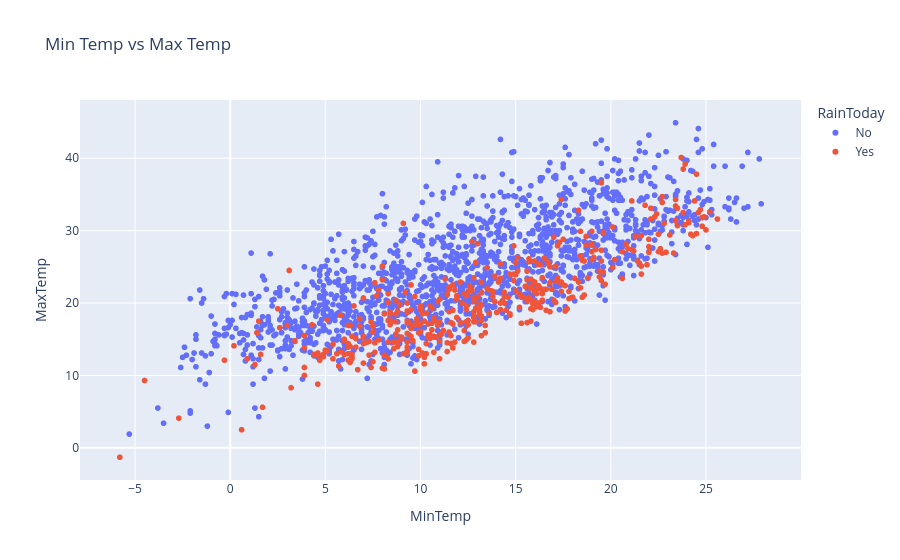

Notebook cell for this chart:
### Code cell
px.scatter(df.sample(2000),x='MinTemp',y='MaxTemp',color='RainToday',title='Min Temp vs Max Temp')

### Figure 1 — Plotly figure (JSON) as saved in the notebook; plotly's stock layout.template omitted (floating-point values rounded to 4 significant figures; data arrays with more than 128 entries replaced by an {"elided": "..."} marker saying what was removed)
{"data": [{"hovertemplate": "RainToday=No<br>MinTemp=%{x}<br>MaxTemp=%{y}<extra></extra>", "legendgroup": "No", "marker": {"color": "#636efa", "symbol": "circle"}, "mode": "markers", "name": "No", "showlegend": true, "type": "scattergl", "x": {"elided": "1564 float values"}, "xaxis": "x", "y": {"elided": "1564 float values"}, "yaxis": "y"}, {"hovertemplate": "RainToday=Yes<br>MinTemp=%{x}<br>MaxTemp=%{y}<extra></extra>", "legendgroup": "Yes", "marker": {"color": "#EF553B", "symbol": "circle"}, "mode": "markers", "name": "Yes", "showlegend": true, "type": "scattergl", "x": {"elided": "436 float values"}, "xaxis": "x", "y": {"elided": "436 float values"}, "yaxis": "y"}], "layout": {"legend": {"title": {"text": "RainToday"}, "tracegroupgap": 0}, "title": {"text": "Min Temp vs Max Temp"}, "xaxis": {"anchor": "y", "domain": [0, 1], "title": {"text": "MinTemp"}}, "yaxis": {"anchor": "x", "domain": [0, 1], "title": {"text": "MaxTemp"}}}}
